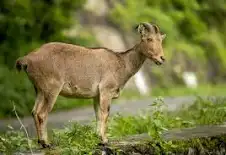
#> input picture Image_classification/Tahr.jpg, 226 x 155 px, found by its file name
$ python Affine_transformations.py
#> lines starting #> are read from the running program, lines starting #| are printed output that depends on the picture
import numpy as np
from scipy import ndimage as ndi
from skimage.io import imread
from skimage.color import rgb2gray
import matplotlib.pyplot as plt

#this directly converts this into grayscale without focusing on geometric transformations without the complexity of color channels.
img = rgb2gray(imread('Image_classification\Tahr.jpg'))
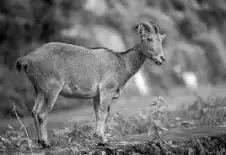
#> img: shape (155, 226) float64; min 0, max 0.997, mean 0.447
w, h = img.shape
#> w = 155; h = 226
transformed_images = []
labels = []
transformed_images.append(img)
labels.append('1. Original')

#Applying Identity transformers
mat_identity = np.array([[1,0,0],[0,1,0],[0,0,1]])
img1 = ndi.affine_transform(img, mat_identity)
mat_identity = np.array([[1,0,0],[0,1,0],[0,0,1]])
img1 = ndi.affine_transform(img, mat_identity)
transformed_images.append(img1)
labels.append('2. Identity Transform')

#Applying Reflection Transform (Along the X-Axis):
mat_reflect = np.array([[1,0,0],[0,-1,0],[0,0,1]]) @ np.array([[1,0,0],[0,1,-h],[0,0,1]])
#> mat_reflect = [[1, 0, 0], [0, -1, 226], [0, 0, 1]]
img2 = ndi.affine_transform(img, mat_reflect) #offset=(0,h)
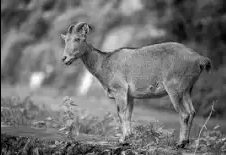
#> img2: shape (155, 226) float64; min 0, max 0.997, mean 0.446
transformed_images.append(img2)
labels.append('3. Reflection Transform')

#Scale the Image:
s_x, s_y = 0.75, 1.25
mat_scale = np.array([[s_x,0,0],[0,s_y,0],[0,0,1]])
img3 = ndi.affine_transform(img, mat_scale)
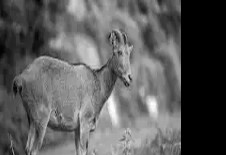
#> img3: shape (155, 226) float64; min 0, max 1, mean 0.361; drawn with min black and max white
transformed_images.append(img3)
labels.append('4. Scale the Image')

#Rotate the Image by 30degree Counter-Clockwise:
theta = np.pi / 6
mat_rotate = np.array([[1,0,w/2],[0,1,h/2],[0,0,1]]) @ np.array([[np.cos(theta), np.sin(theta), 0], [-np.sin(theta), np.cos(theta), 0], [0, 0, 1]]) @ np.array([[1, 0, -w/2], [0, 1, -h/2], [0, 0, 1]])
img4 = ndi.affine_transform(img1,mat_rotate)
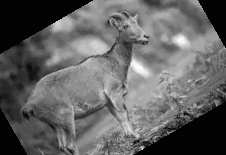
#> img4: shape (155, 226) float64; min -0.0125, max 1, mean 0.382; drawn with min black and max white
transformed_images.append(img4)
labels.append('5. Rotate the Image')


# Apply Shear Transform to the Image:
lambda1 = 0.5
mat_shear = np.array([[1, lambda1, 0], [lambda1,1,0],[0,0,1]])
img5 = ndi.affine_transform(img1,mat_shear)
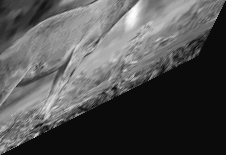
#> img5: shape (155, 226) float64; min -0.0475, max 1, mean 0.293; drawn with min black and max white
transformed_images.append(img5)
labels.append('6. Shear Transform')

#combine all transformations:
mat_all = mat_identity @ mat_reflect @ mat_scale @ mat_rotate @ mat_shear
img_final = ndi.affine_transform(img, mat_all)
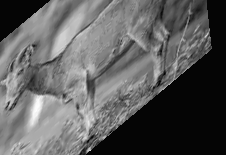
#> img_final: shape (155, 226) float64; min -0.0227, max 1, mean 0.356; drawn with min black and max white

#plot all transformations:
fig, axes = plt.subplots(1, len(transformed_images), figsize=(20, 10))
for ax, image, label in zip(axes, transformed_images, labels):
    ax.imshow(image, cmap='gray')
    ax.set_title(label)
    ax.axis('off')
    plt.tight_layout()
#> this loop made 6 passes
#> label on passes 1 to 6: '1. Original', '2. Identity Transform', '3. Reflection Transform', '4. Scale the Image', '5. Rotate the Image', '6. Shear Transform'
plt.show()
